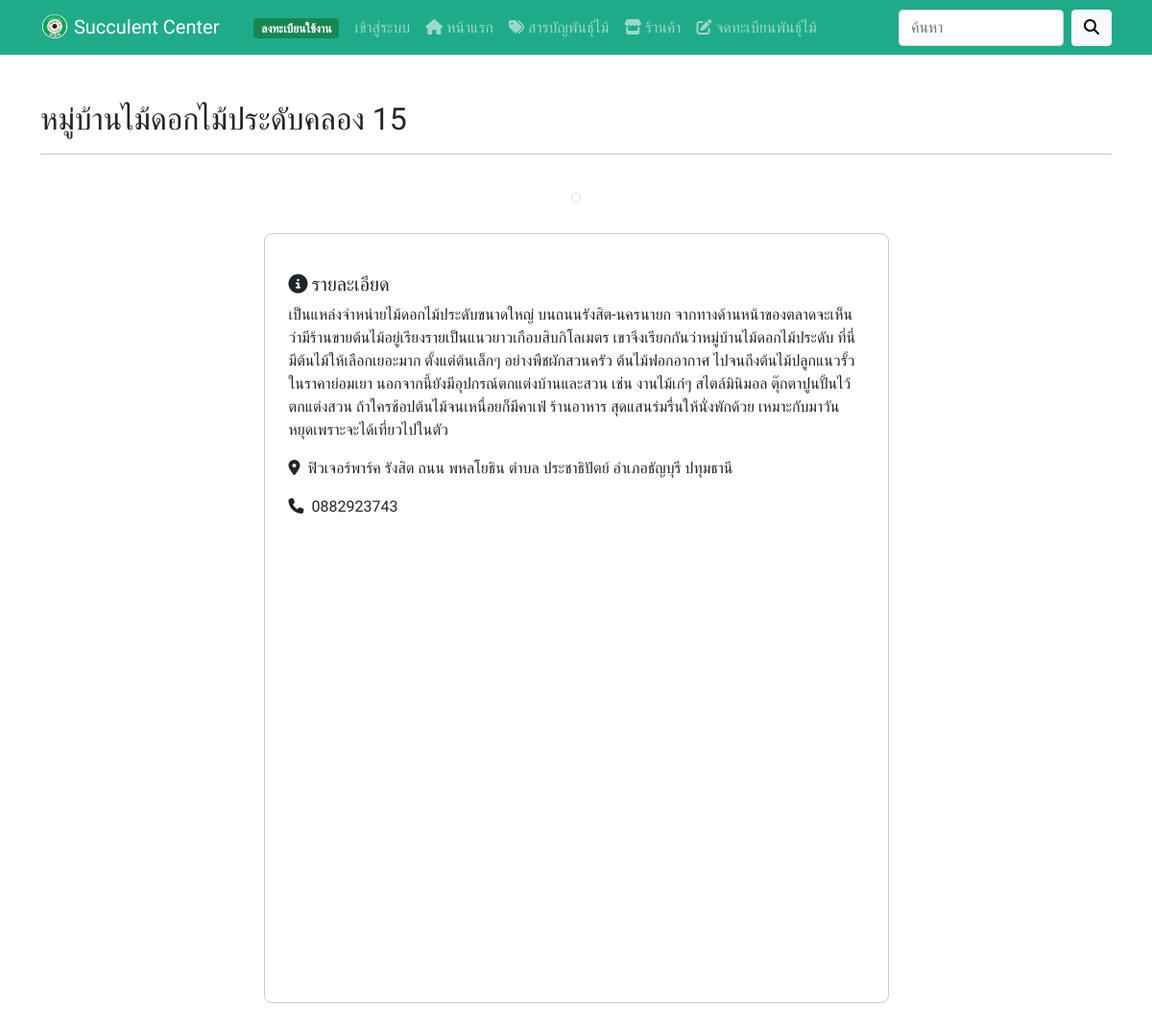
Page /shopview.php?id=21 on the committed database.
### tables this page shows
CREATE TABLE `shop` (
  `shop_id` int NOT NULL COMMENT 'หมายเลขกำกับร้านค้า',
  `shop_name` varchar(255) NOT NULL COMMENT 'ชื่อร้านค้า',
  `shop_phone` varchar(255) NOT NULL COMMENT 'เบอร์ติดต่อ',
  `shop_detail` text NOT NULL COMMENT 'รายละเอียด',
  `shop_address` text NOT NULL COMMENT 'ที่อยู่',
  `shop_lat` varchar(255) NOT NULL COMMENT 'ละติจูด',
  `shop_lng` varchar(255) NOT NULL COMMENT 'ลองติจูด',
  `shop_img` varchar(255) NOT NULL COMMENT 'รูปภาพ',
  `user_id` int NOT NULL COMMENT 'ผู้ใช้',
  `shop_timestamp` timestamp NOT NULL DEFAULT CURRENT_TIMESTAMP COMMENT 'ประทับเวลาร้านค้า'
);

### shopview.php (the view, shortened to what this page needs)
<?php include_once("./config/db.php"); ?>
<?php include_once("./components/head.php"); ?>
<?php include_once("./components/nav-bar.php"); ?>
<div class="container my-5">
    <?php
    $id = $_GET['id'];
    $stmt = $conn->query("SELECT * FROM shop INNER JOIN users ON users.user_id=shop.user_id WHERE shop_id = $id");
    $stmt->execute();
    $shop = $stmt->fetch();
    ?>
    <h2><?= $shop['shop_name'] ?></h2>
    <hr>
    <br>
    <div class="col-lg-7 col-md-7 col-sm-12 m-auto">
        <div class="text-center">
            <a href="<?= $shop['shop_img']; ?>" target="_blank"><img src="<?= $shop['shop_img']; ?>" class="w-55 mb-3 img-thumbnail" alt=""></a>
        </div>
        <div class="content my-3">
            <p class="h5"><i class="fa-solid fa-circle-info me-1"></i>รายละเอียด</p>
            <p class="mb-3"><?= $shop['shop_detail'] ?></p>
            <p class="mb-3"><i class="fa-solid fa-location-dot me-1"></i> <?= $shop['shop_address'] ?></p>
            <p class="mb-5"><i class="fa-solid fa-phone me-1"></i> <?= $shop['shop_phone'] ?></p>
            <div id="map" class="m-auto mb-3 w-100"></div>
        </div>
    </div>
</div>
<?php include_once("./components/footer.php"); ?>

### components/head.php (style rules this page uses)
body { font-family: 'Kanit', sans-serif; }
.content { border: solid 1px #ccc; padding: 40px 25px 40px 25px; border-radius: 8px; }
#map { background-color: #ffffff; height: 400px; }

### rows in the picture
shop: shop_name "หมู่บ้านไม้ดอกไม้ประดับคลอง 15", shop_detail "เป็นแหล่งจำหน่ายไม้ดอกไม้ประดับขนาดใหญ่ บนถนนรังสิต-นครนายก จากทางด้านหน้าของตลาดจะเห็นว่ามีร้านขายต้นไม้อยู่เรียงรายเป็นแนวยาวเกือบสิบกิโลเมตร เขาจึงเรียกกันว่าหมู่บ้านไม้ดอกไม้ประดับ ที่นี่มีต้นไม้ให้เลือกเยอะมาก ตั้งแต่ต้นเล็กๆ อย่างพืชผักสวนครัว ต้นไม้ฟอกอากาศ ไปจนถึงต้นไม้ปลูกแนวรั้วในราคาย่อมเยา นอกจากนี้ยังมีอุปกรณ์ตกแต่งบ้านและสวน เช่น งานไม้เก๋ๆ สไตล์มินิมอล ตุ๊กตาปูนปั้นไว้ตกแต่งสวน ถ้าใครช้อปต้นไม้จนเหนื่อยก็มีคาเฟ่ ร้านอาหาร สุดแสนร่มรื่นให้นั่งพักด้วย เหมาะกับมาวันหยุดเพราะจะได้เที่ยวไปในตัว", shop_address "ฟิวเจอร์พาร์ค รังสิต ถนน พหลโยธิน ตำบล ประชาธิปัตย์ อำเภอธัญบุรี ปทุมธานี", shop_phone "0882923743"
